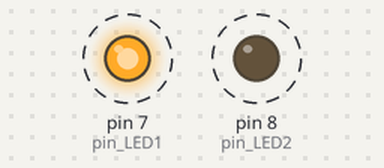
Bench run of a sketch on a simulated Arduino Uno, built with avr-gcc and run on an emulated ATmega328P. On the bench: output pins drawn as LEDs (lit = HIGH). Dashed ring = blinking.

Above: at 0.2 s.
Timing chart, 0 to 4.6 s (numbered marks = the images above):
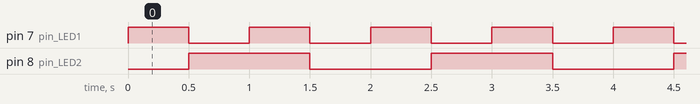

Measured:
- by itself, pin 7 (pin_LED1): alternates HIGH for 0.50 s and LOW for 0.50 s
- by itself, pin 8 (pin_LED2): alternates HIGH for 1.0 s and LOW for 1.0 s
- by itself, everything shown: repeats every 2.0 s, in 4 steps

The sketch:

led_ex05.ino
```cpp
int pin_LED1 = 7;
int pin_LED2 = 8;

void setup() {
  pinMode(pin_LED1, OUTPUT);
  pinMode(pin_LED2, OUTPUT);
  digitalWrite(pin_LED1, LOW);
  digitalWrite(pin_LED2, LOW);
}

void loop() {
  digitalWrite(pin_LED1, HIGH);
  delay(500);
  digitalWrite(pin_LED1, LOW);
  digitalWrite(pin_LED2, HIGH);
  delay(500);
  digitalWrite(pin_LED1, HIGH);
  delay(500);
  digitalWrite(pin_LED1, LOW);
  digitalWrite(pin_LED2, LOW);
  delay(500);
}
```
